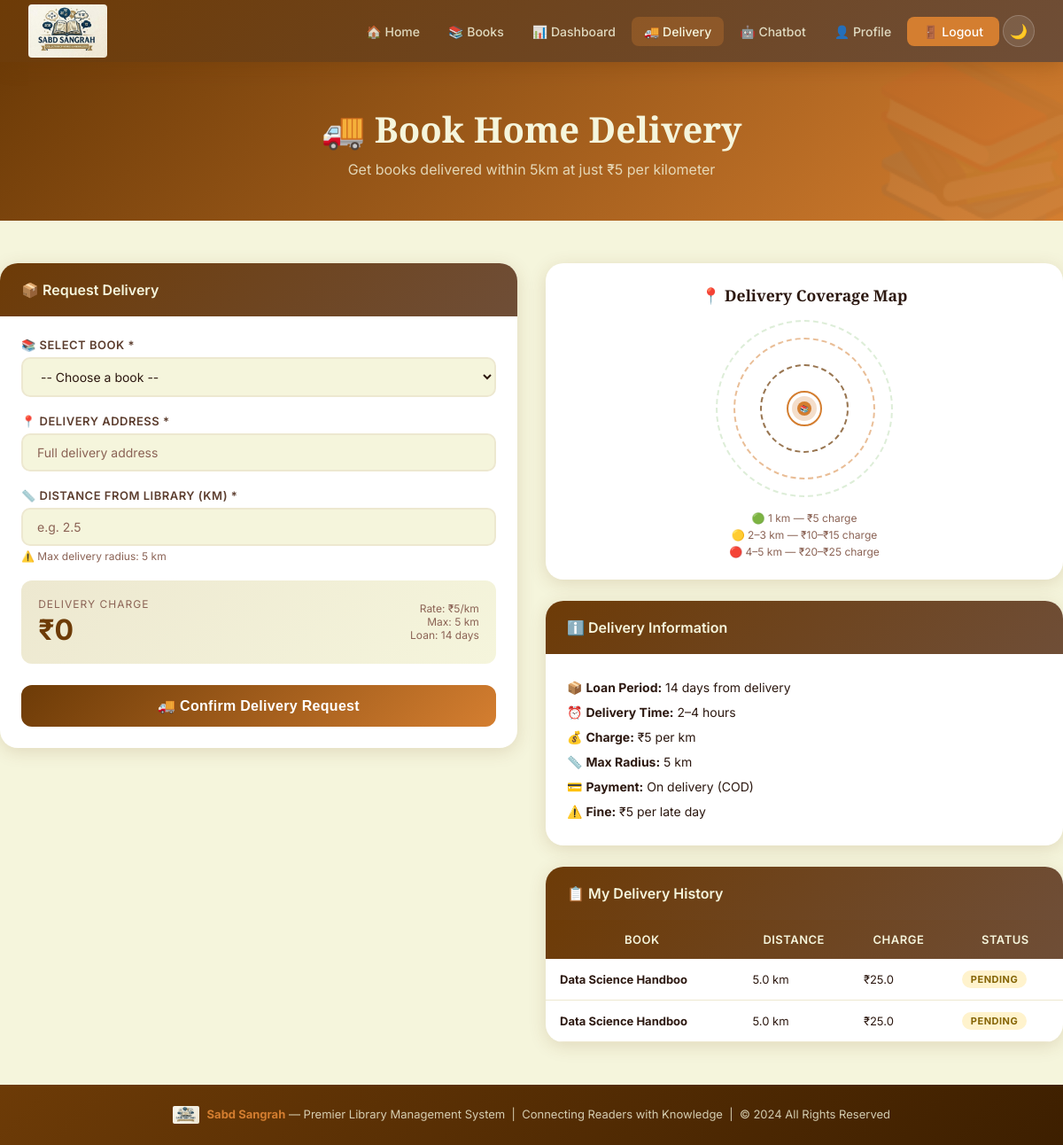
The app's page /delivery (signed in) with its own data.
### tables this page shows
CREATE TABLE deliveries (
            id INTEGER PRIMARY KEY AUTOINCREMENT,
            book_id INTEGER NOT NULL,
            user_id INTEGER NOT NULL,
            address TEXT NOT NULL,
            distance REAL DEFAULT 1.0,
            charge REAL DEFAULT 5.0,
            status TEXT DEFAULT 'pending',
            created_at TEXT DEFAULT CURRENT_TIMESTAMP,
            FOREIGN KEY(book_id) REFERENCES books(id),
            FOREIGN KEY(user_id) REFERENCES users(id)
        );

CREATE TABLE books (
            id INTEGER PRIMARY KEY AUTOINCREMENT,
            title TEXT NOT NULL,
            author TEXT NOT NULL,
            isbn TEXT UNIQUE,
            category TEXT DEFAULT 'General',
            pub_year TEXT,
            total_copies INTEGER DEFAULT 1,
            available INTEGER DEFAULT 1,
            description TEXT DEFAULT '',
            cover_color TEXT DEFAULT '#D47E30',
            avg_rating REAL DEFAULT 0.0,
            created_at TEXT DEFAULT CURRENT_TIMESTAMP
        );

### app.py (the view, shortened to what this page needs)
@app.route('/delivery', methods=['GET','POST'])
@login_required
def delivery():
    db = get_db()
    available_books = db.execute('SELECT * FROM books WHERE available>0 ORDER BY title').fetchall()
    my_deliveries = db.execute('''SELECT d.*, b.title FROM deliveries d JOIN books b ON d.book_id=b.id
                                  WHERE d.user_id=? ORDER BY d.created_at DESC''', (session['user_id'],)).fetchall()
    db.close()
    return render_template('delivery.html', books=available_books, deliveries=my_deliveries,
                           max_km=MAX_DELIVERY_KM, charge_per_km=DELIVERY_CHARGE_PER_KM)

### app.py (called while the page is built)
def get_db():
    conn = sqlite3.connect(DATABASE)
    conn.row_factory = sqlite3.Row
    return conn

def login_required(f):
    @wraps(f)
    def decorated(*args, **kwargs):
        if 'user_id' not in session:
            flash('Please login to continue.', 'warning')
            return redirect(url_for('login'))
        return f(*args, **kwargs)
    return decorated

### templates/delivery.html (shortened to what this page needs)
{% extends "base.html" %}
{% block content %}
<div class="page-header">
    <h1>🚚 Book Home Delivery</h1>
    <p>Get books delivered within 5km at just ₹5 per kilometer</p>
</div>
<div class="container section">
    <div class="grid-2" style="align-items:start;gap:2rem">
        <div class="card">
            <div class="card-header">📦 Request Delivery</div>
            <div class="card-body">
                <form method="POST">
                    <div class="form-group">
                        <label class="form-label">📚 Select Book *</label>
                        <select name="book_id" class="form-control" required>
                            <option value="">-- Choose a book --</option>
                        </select>
                    </div>
                    <div class="form-group">
                        <label class="form-label">📍 Delivery Address *</label>
                        <input type="text" name="address" class="form-control" required
                            placeholder="Full delivery address" value="{{ session.get('address', '') }}">
                    </div>
                    <div class="form-group">
                        <label class="form-label">📏 Distance from Library (km) *</label>
                        <input type="number" name="distance" id="distInput" class="form-control" step="0.1" min="0.1"
                            max="5" placeholder="e.g. 2.5" oninput="calcDelivery()" required>
                        <div style="font-size:12px;color:var(--text-light);margin-top:4px">⚠️ Max delivery radius: {{
                            max_km }} km</div>
                    </div>
                    <div
                        style="background:linear-gradient(135deg,var(--cream-dark),var(--cream));border-radius:12px;padding:1.2rem;margin-bottom:1.5rem;border:2px solid var(--orange)20">
                        <div style="display:flex;justify-content:space-between;align-items:center">
                            <div>
                                <div
                                    style="font-size:12px;color:var(--text-light);margin-bottom:2px;text-transform:uppercase;letter-spacing:1px">
                                    Delivery Charge</div>
                                <div id="deliveryCharge" style="font-size:2rem;font-weight:700;color:var(--brown-dark)">
                                    ₹0</div>
                            </div>
                            <div style="text-align:right;font-size:12px;color:var(--text-light)">
                                <div>Rate: ₹{{ charge_per_km }}/km</div>
                                <div>Max: {{ max_km }} km</div>
                                <div>Loan: 14 days</div>
                            </div>
                        </div>
                    </div>
                    <button type="submit" class="btn btn-primary btn-lg" style="width:100%;justify-content:center">
                        🚚 Confirm Delivery Request
                    </button>
                </form>
            </div>
        </div>
        <div>
            <div class="chart-container mb-3" style="text-align:center">
                <div class="chart-title" style="justify-content:center">📍 Delivery Coverage Map</div>
                <div style="position:relative;width:200px;height:200px;margin:1rem auto">
                    <div
                        style="position:absolute;top:50%;left:50%;transform:translate(-50%,-50%);width:16px;height:16px;background:var(--orange);border-radius:50%;box-shadow:0 0 0 6px rgba(212,126,48,0.25)">
                    </div>
                    <div
                        style="position:absolute;top:50%;left:50%;transform:translate(-50%,-50%);font-size:8px;color:white;z-index:1;font-weight:700;pointer-events:none">
                        📚</div>
                </div>
                <div style="display:flex;flex-direction:column;gap:4px;font-size:12px;color:var(--text-light)">
                    <div>🟢 1 km — ₹5 charge</div>
                    <div>🟡 2–3 km — ₹10–₹15 charge</div>
                    <div>🔴 4–5 km — ₹20–₹25 charge</div>
                </div>
            </div>
            <div class="card mb-3">
                <div class="card-header">ℹ️ Delivery Information</div>
                <div class="card-body" style="font-size:14px;line-height:2">
                    <div>📦 <strong>Loan Period:</strong> 14 days from delivery</div>
                    <div>⏰ <strong>Delivery Time:</strong> 2–4 hours</div>
                    <div>💰 <strong>Charge:</strong> ₹5 per km</div>
                    <div>📏 <strong>Max Radius:</strong> 5 km</div>
                    <div>💳 <strong>Payment:</strong> On delivery (COD)</div>
                    <div>⚠️ <strong>Fine:</strong> ₹5 per late day</div>
                </div>
            </div>
            {% if deliveries %}
            <div class="card">
                <div class="card-header">📋 My Delivery History</div>
                <div class="card-body" style="padding:0">
                    <table>
                        <thead>
                            <tr>
                                <th>Book</th>
                                <th>Distance</th>
                                <th>Charge</th>
                                <th>Status</th>
                            </tr>
                        </thead>
                        <tbody>
                            {% for d in deliveries %}
                            <tr>
                                <td style="font-size:13px"><strong>{{ d.title[:20] }}</strong></td>
                                <td style="font-size:13px">{{ d.distance }} km</td>
                                <td style="font-size:13px">₹{{ d.charge }}</td>
                                <td>
                                    <span
                                        class="badge {{ 'badge-warning' if d.status=='pending' else 'badge-success' if d.status=='delivered' else 'badge-info' }}">
                                        {{ d.status.title() }}
                                    </span>
                                </td>
                            </tr>
                            {% endfor %}
                        </tbody>
                    </table>
                </div>
            </div>
            {% endif %}
        </div>
    </div>
</div>
{% endblock %}

### static/css/style.css (style rules this page uses)
:root { --brown-light: #6F4E37; --brown-dark: #6D3B07; --orange: #D47E30; --cream: #F5F5DC; --cream-dark: #EDE8D0; --pink: #E491A6; --mauve: #845763; --mint: #92E4BA; --green: #90C67F; --white: #FFFFFF; --text-dark: #2C1810; --text-mid: #5C3D2E; --text-light: #8B6355; --shadow: 0 4px 20px rgba(109,59,7,0.15); --shadow-lg: 0 8px 40px rgba(109,59,7,0.25); --radius: 12px; --radius-lg: 20px; --transition: all 0.3s cubic-bezier(0.4, 0, 0.2, 1); }
* { margin: 0; padding: 0; box-sizing: border-box; }
html { scroll-behavior: smooth; }
body { font-family: 'Inter', sans-serif; background: var(--cream); color: var(--text-dark); transition: background 0.3s, color 0.3s; min-height: 100vh; }
.page-header { background: linear-gradient(135deg, var(--brown-dark), var(--orange)); color: var(--cream); padding: 3rem 2rem; text-align: center; position: relative; overflow: hidden; }
.page-header::before { content: '📚'; position: absolute; font-size: 200px; opacity: 0.05; right: -30px; top: -30px; }
.page-header h1 { font-family: 'Playfair Display', serif; font-size: 2.5rem; margin-bottom: 0.5rem; }
.page-header p { opacity: 0.8; font-size: 1rem; }
.container { max-width: 1200px; margin: 0 auto; padding: 0 20px; }
.section { padding: 3rem 0; }
.card { background: var(--white); border-radius: var(--radius-lg); box-shadow: var(--shadow); overflow: hidden; transition: var(--transition); }
.card-header { background: linear-gradient(135deg, var(--brown-dark), var(--brown-light)); color: var(--cream); padding: 1.25rem 1.5rem; font-weight: 600; display: flex; align-items: center; gap: 8px; }
.card-body { padding: 1.5rem; }
.grid-2 { display: grid; grid-template-columns: repeat(2, 1fr); gap: 1.5rem; }
.btn { padding: 10px 20px; border-radius: 8px; border: none; cursor: pointer; font-weight: 600; font-size: 14px; transition: var(--transition); display: inline-flex; align-items: center; gap: 6px; text-decoration: none; letter-spacing: 0.3px; }
.btn-primary { background: linear-gradient(135deg, var(--brown-dark), var(--orange)); color: white; }
.btn-lg { padding: 14px 28px; font-size: 16px; border-radius: 12px; }
.form-group { margin-bottom: 1.2rem; }
.form-label { display: block; font-weight: 600; font-size: 13px; color: var(--text-mid); margin-bottom: 6px; text-transform: uppercase; letter-spacing: 0.5px; }
.form-control { width: 100%; padding: 11px 16px; border: 2px solid var(--cream-dark); border-radius: 10px; font-size: 14px; background: var(--cream); color: var(--text-dark); transition: var(--transition); font-family: 'Inter', sans-serif; }
.form-control::placeholder { color: var(--text-light); }
select.form-control { cursor: pointer; }
table { width: 100%; border-collapse: collapse; }
thead tr { background: linear-gradient(135deg, var(--brown-dark), var(--brown-light)); }
thead th { color: var(--cream); padding: 14px 16px; font-size: 13px; font-weight: 600; text-transform: uppercase; letter-spacing: 0.5px; white-space: nowrap; }
tbody tr { border-bottom: 1px solid var(--cream-dark); transition: var(--transition); }
tbody td { padding: 13px 16px; font-size: 14px; color: var(--text-dark); }
.badge { display: inline-block; padding: 3px 10px; border-radius: 20px; font-size: 11px; font-weight: 700; text-transform: uppercase; letter-spacing: 0.5px; }
.badge-warning { background: #fff3cd; color: #856404; }
.chart-container { background: var(--white); border-radius: var(--radius-lg); padding: 1.5rem; box-shadow: var(--shadow); }
.chart-title { font-family: 'Playfair Display', serif; font-size: 1.1rem; font-weight: 700; color: var(--text-dark); margin-bottom: 1rem; display: flex; align-items: center; gap: 8px; }
.mb-3 { margin-bottom: 1.5rem; }
.fade-in { animation: fadeIn 0.5s ease; }

### records on screen
deliveries: title "Data Science Handboo", distance "5.0", charge "25.0", status "PENDING"
deliveries: title "Data Science Handboo", distance "5.0", charge "25.0", status "PENDING"

### other values on screen
{{ max_km }} "5"
{{ charge_per_km }} "5"
{{ 2024 }} "2024"
